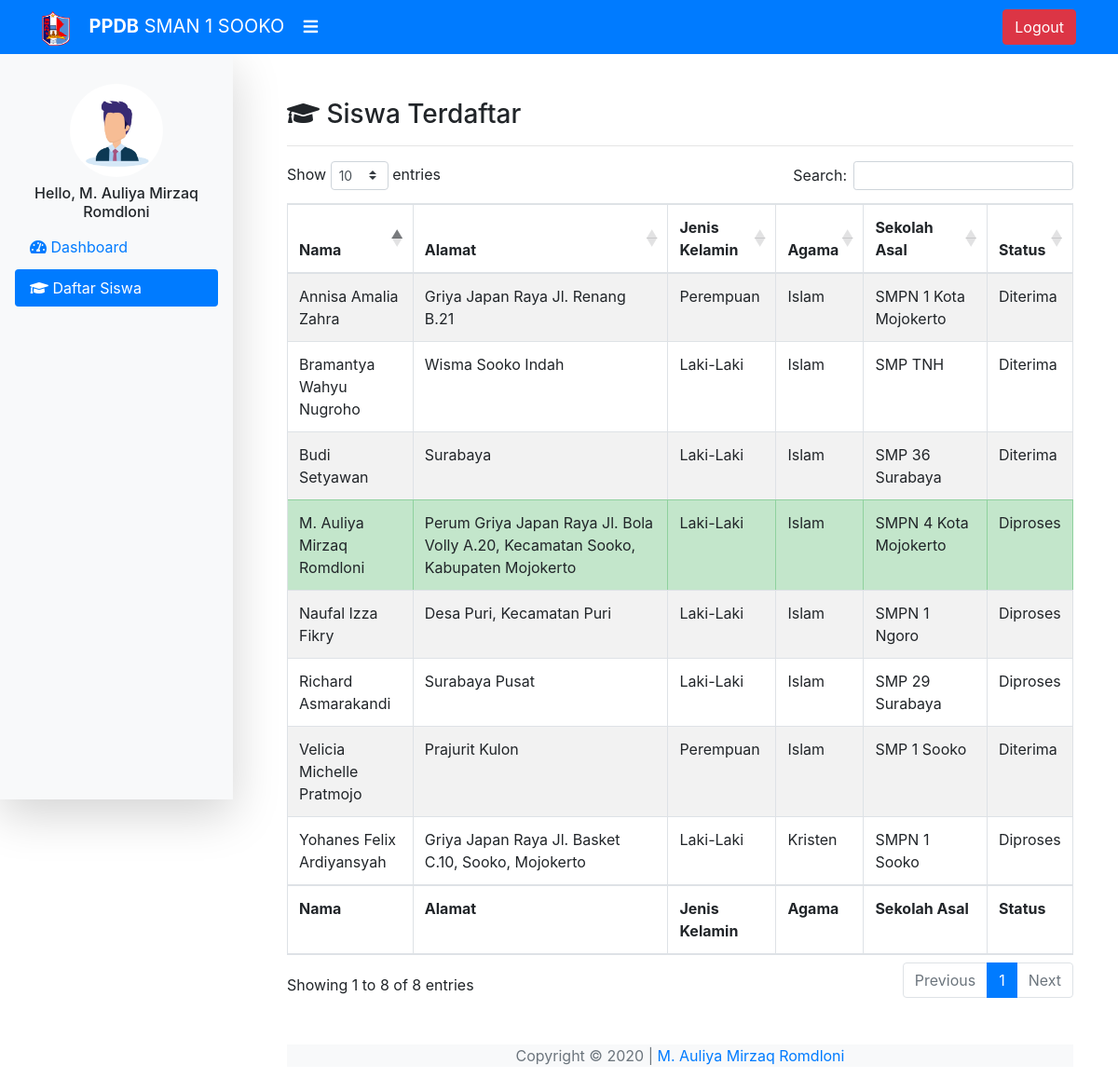
Page /dbuser_siswa.php (signed in) on the committed database.
### tables this page shows
CREATE TABLE `siswa_pendaftar` (
  `id` int(11) NOT NULL,
  `nama` varchar(100) NOT NULL,
  `alamat` varchar(255) NOT NULL,
  `jeniskelamin` varchar(15) NOT NULL,
  `agama` varchar(20) NOT NULL,
  `sekolahasal` varchar(200) NOT NULL,
  `email` varchar(200) NOT NULL,
  `password` varchar(255) NOT NULL,
  `statusdaftar` varchar(20) NOT NULL DEFAULT 'Diproses'
);

### functions.php (called while the page is built, shortened)
<?php
$conn=mysqli_connect("localhost","root","","ppdbsooko");
function query($query){
	global $conn;
	$result=mysqli_query($conn, $query);
	$rows = [];
	while ($row = mysqli_fetch_assoc($result)) {
		$rows[]= $row;
	}
	return $rows;
}
?>

### dbuser_siswa.php (the view, shortened to what this page needs)
<?php
require 'functions.php';
$pendaftar = query("SELECT * FROM siswa_pendaftar");
$email = $_SESSION["email"];
$result = mysqli_query($conn, "SELECT * FROM siswa_pendaftar WHERE email = '$email'");
$datauser = mysqli_fetch_assoc($result);
$nama = $datauser["nama"];
?>
<!doctype html>
<html lang="en">
  <head>
    <link rel="stylesheet" href="https://stackpath.bootstrapcdn.com/bootstrap/4.5.0/css/bootstrap.min.css">
    <link rel="stylesheet" href="https://use.fontawesome.com/releases/v5.13.1/css/all.css">
    <link rel="stylesheet" href="https://cdn.datatables.net/1.10.21/css/dataTables.bootstrap4.min.css">
    <link rel="stylesheet" href="./assets/css/dbadmin.css">
  </head>
  <body>
    <nav class="navbar navbar-dark bg-primary sticky-top">
      <div class="container">
        <div class="leftnav">
          <img src="./assets/img/logosma.png" alt="logosma" width="30px">
          <a class="navbar-brand ml-3 text-uppercase"><strong>PPDB</strong> SMAN 1 Sooko</a>
          <label for="checkside" id="sidebutton"><i class="fas fa-bars "></i></label>
        </div>
        <form class="form-inline">
          <button class="btn btn-danger my-2 my-sm-0" type="button" data-toggle="modal" data-target="#modal-logout">Logout</button>
        </form>
      </div>
    </nav>
    <div class="sidebar shadow-lg pt-3 position-fixed bg-light">
      <ul class="nav flex-column nav-pills p-3">
        <div class="user text-center">
          <img src="./assets/img/user.jpg" alt="user" width="100px" class="rounded-circle">
          <h6 class="my-2">Hello, <?=$nama;?></h6>
        </div>
        <li class="nav-item mb-1">
          <a class="nav-link" href="index.php" title="Dashboard"><i class="fas fa-tachometer-alt"></i><span> Dashboard</span></a>
        </li>
        <li class="nav-item mb-1">
          <a class="nav-link active" href="dbuser_siswa.php" title="Daftar Siswa"><i class="fas fa-graduation-cap"></i><span> Daftar Siswa</span></a>
        </li>
      </ul>
    </div>
    <div class="content">
      <div class="container p-5 pt-5 position-relative">
        <h3><i class="fas fa-graduation-cap"></i> Siswa Terdaftar</h3>
        <hr>
        <table id="example" class="table table-striped table-bordered" style="width:100%">
            <thead>
                <tr>
                    <th>Nama</th>
                    <th>Alamat</th>
                    <th>Jenis Kelamin</th>
                    <th>Agama</th>
                    <th>Sekolah Asal</th>
                    <th>Status</th>
                </tr>
            </thead>
            <tbody>
            <?php foreach($pendaftar as $siswa): ?>
                <tr
                  <?php if($nama == $siswa["nama"]):?>
                    class="table-success"
                  <?php endif;?>
                >
                    <td><?= $siswa["nama"];?></td>
                    <td><?= $siswa["alamat"];?></td>
                    <td><?= $siswa["jeniskelamin"];?></td>
                    <td><?= $siswa["agama"];?></td>
                    <td><?= $siswa["sekolahasal"];?></td>
                    <td><?= $siswa["statusdaftar"];?></td>
                </tr>
            <?php endforeach;?>
            </tbody>
            <tfoot>
                <tr>
                    <th>Nama</th>
                    <th>Alamat</th>
                    <th>Jenis Kelamin</th>
                    <th>Agama</th>
                    <th>Sekolah Asal</th>
                    <th>Status</th>
                </tr>
            </tfoot>
        </table>
        <div class="footer bg-light mt-5">
          <p class="text-secondary text-center">Copyright &copy; 2020 | <a href="#" class="text-decoration-none"> M. Auliya Mirzaq Romdloni</a></p>
        </div>
      </div>
    </div>
  </body>
</html>

### assets/css/dbadmin.css (style rules this page uses)
#sidebutton { color: white; font-size: 1.1em; transition: all .2s; cursor: pointer; }
.sidebar { z-index: 99; width: 250px; height: 100vh; transition: all .3s; }
.sidebar a { transition: all .4s; }
.content { margin-left: 260px; transition: all .3s; }

### rows in the picture
siswa_pendaftar: nama "M. Auliya Mirzaq Romdloni", alamat "Perum Griya Japan Raya Jl. Bola Volly A.20, Kecamatan Sooko, Kabupaten Mojokerto", jeniskelamin "Laki-Laki", agama "Islam", sekolahasal "SMPN 4 Kota Mojokerto", statusdaftar "Diproses"
siswa_pendaftar: nama "Bramantya Wahyu Nugroho", alamat "Wisma Sooko Indah", jeniskelamin "Laki-Laki", agama "Islam", sekolahasal "SMP TNH", statusdaftar "Diterima"
siswa_pendaftar: nama "Yohanes Felix Ardiyansyah", alamat "Griya Japan Raya Jl. Basket C.10, Sooko, Mojokerto", jeniskelamin "Laki-Laki", agama "Kristen", sekolahasal "SMPN 1 Sooko", statusdaftar "Diproses"
siswa_pendaftar: nama "Velicia Michelle Pratmojo", alamat "Prajurit Kulon", jeniskelamin "Perempuan", agama "Islam", sekolahasal "SMP 1 Sooko", statusdaftar "Diterima"
siswa_pendaftar: nama "Annisa Amalia Zahra", alamat "Griya Japan Raya Jl. Renang B.21", jeniskelamin "Perempuan", agama "Islam", sekolahasal "SMPN 1 Kota Mojokerto", statusdaftar "Diterima"
siswa_pendaftar: nama "Naufal Izza Fikry", alamat "Desa Puri, Kecamatan Puri", jeniskelamin "Laki-Laki", agama "Islam", sekolahasal "SMPN 1 Ngoro", statusdaftar "Diproses"
siswa_pendaftar: nama "Richard Asmarakandi", alamat "Surabaya Pusat", jeniskelamin "Laki-Laki", agama "Islam", sekolahasal "SMP 29 Surabaya", statusdaftar "Diproses"
siswa_pendaftar: nama "Budi Setyawan", alamat "Surabaya", jeniskelamin "Laki-Laki", agama "Islam", sekolahasal "SMP 36 Surabaya", statusdaftar "Diterima"
